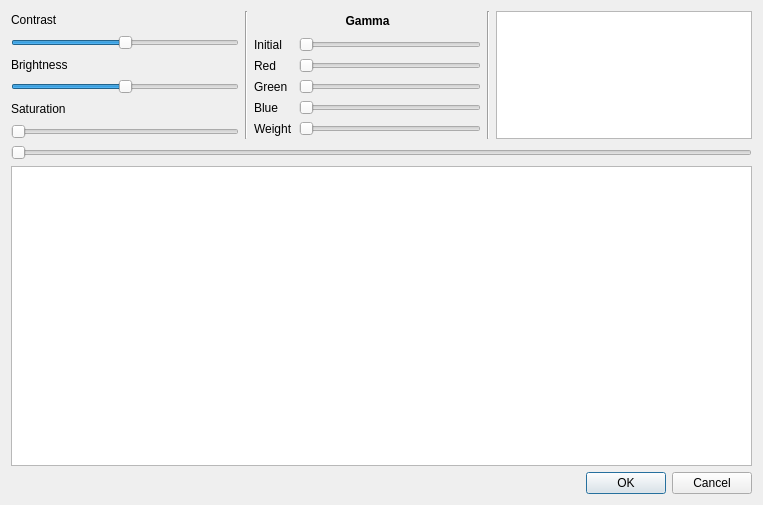
<?xml version="1.0" encoding="UTF-8"?>
<ui version="4.0">
 <class>eq2Dialog</class>
 <widget class="QDialog" name="eq2Dialog">
  <property name="geometry">
   <rect>
    <x>0</x>
    <y>0</y>
    <width>763</width>
    <height>505</height>
   </rect>
  </property>
  <property name="windowTitle">
   <string>Contrast</string>
  </property>
  <layout class="QVBoxLayout" name="verticalLayout_2">
   <item>
    <layout class="QHBoxLayout" name="horizontalLayoutPanel">
     <item>
      <layout class="QVBoxLayout" name="verticalLayoutCBS">
       <property name="spacing">
        <number>6</number>
       </property>
       <property name="leftMargin">
        <number>0</number>
       </property>
       <property name="topMargin">
        <number>0</number>
       </property>
       <property name="rightMargin">
        <number>0</number>
       </property>
       <property name="bottomMargin">
        <number>0</number>
       </property>
       <item>
        <widget class="QLabel" name="labelContrast">
         <property name="sizePolicy">
          <sizepolicy hsizetype="Preferred" vsizetype="Preferred">
           <horstretch>0</horstretch>
           <verstretch>0</verstretch>
          </sizepolicy>
         </property>
         <property name="text">
          <string>Contrast</string>
         </property>
        </widget>
       </item>
       <item>
        <widget class="ADM_SliderIndicator" name="horizontalSliderContrast">
         <property name="minimum">
          <number>-200</number>
         </property>
         <property name="maximum">
          <number>200</number>
         </property>
         <property name="orientation">
          <enum>Qt::Horizontal</enum>
         </property>
        </widget>
       </item>
       <item>
        <widget class="QLabel" name="labelBrightness">
         <property name="text">
          <string>Brightness</string>
         </property>
        </widget>
       </item>
       <item>
        <widget class="ADM_SliderIndicator" name="horizontalSliderBrightness">
         <property name="minimum">
          <number>-100</number>
         </property>
         <property name="maximum">
          <number>100</number>
         </property>
         <property name="orientation">
          <enum>Qt::Horizontal</enum>
         </property>
        </widget>
       </item>
       <item>
        <widget class="QLabel" name="labelSaturation">
         <property name="text">
          <string>Saturation</string>
         </property>
        </widget>
       </item>
       <item>
        <widget class="ADM_SliderIndicator" name="horizontalSliderSaturation">
         <property name="maximum">
          <number>300</number>
         </property>
         <property name="orientation">
          <enum>Qt::Horizontal</enum>
         </property>
         <property name="tickInterval">
          <number>1</number>
         </property>
        </widget>
       </item>
      </layout>
     </item>
     <item>
      <widget class="Line" name="line">
       <property name="orientation">
        <enum>Qt::Vertical</enum>
       </property>
      </widget>
     </item>
     <item>
      <layout class="QVBoxLayout" name="verticalLayoutGamma">
       <item>
        <widget class="QLabel" name="labelGamma">
         <property name="sizePolicy">
          <sizepolicy hsizetype="Preferred" vsizetype="Maximum">
           <horstretch>0</horstretch>
           <verstretch>0</verstretch>
          </sizepolicy>
         </property>
         <property name="text">
          <string>&lt;b&gt;Gamma&lt;/b&gt;</string>
         </property>
         <property name="textFormat">
          <enum>Qt::RichText</enum>
         </property>
         <property name="alignment">
          <set>Qt::AlignCenter</set>
         </property>
        </widget>
       </item>
       <item>
        <layout class="QGridLayout" name="centerGrid">
         <property name="leftMargin">
          <number>0</number>
         </property>
         <property name="topMargin">
          <number>0</number>
         </property>
         <property name="rightMargin">
          <number>0</number>
         </property>
         <property name="bottomMargin">
          <number>0</number>
         </property>
         <property name="spacing">
          <number>6</number>
         </property>
         <item row="3" column="1">
          <widget class="ADM_SliderIndicator" name="horizontalSliderBlue">
           <property name="sizePolicy">
            <sizepolicy hsizetype="Expanding" vsizetype="Fixed">
             <horstretch>1</horstretch>
             <verstretch>0</verstretch>
            </sizepolicy>
           </property>
           <property name="maximum">
            <number>300</number>
           </property>
           <property name="orientation">
            <enum>Qt::Horizontal</enum>
           </property>
          </widget>
         </item>
         <item row="1" column="1">
          <widget class="ADM_SliderIndicator" name="horizontalSliderRed">
           <property name="sizePolicy">
            <sizepolicy hsizetype="Expanding" vsizetype="Fixed">
             <horstretch>1</horstretch>
             <verstretch>0</verstretch>
            </sizepolicy>
           </property>
           <property name="maximum">
            <number>300</number>
           </property>
           <property name="orientation">
            <enum>Qt::Horizontal</enum>
           </property>
          </widget>
         </item>
         <item row="4" column="0">
          <widget class="QLabel" name="labelWeight">
           <property name="text">
            <string>Weight</string>
           </property>
          </widget>
         </item>
         <item row="2" column="1">
          <widget class="ADM_SliderIndicator" name="horizontalSliderGreen">
           <property name="sizePolicy">
            <sizepolicy hsizetype="Expanding" vsizetype="Fixed">
             <horstretch>1</horstretch>
             <verstretch>0</verstretch>
            </sizepolicy>
           </property>
           <property name="maximum">
            <number>300</number>
           </property>
           <property name="orientation">
            <enum>Qt::Horizontal</enum>
           </property>
          </widget>
         </item>
         <item row="3" column="0">
          <widget class="QLabel" name="labelBlue">
           <property name="text">
            <string>Blue</string>
           </property>
          </widget>
         </item>
         <item row="0" column="1">
          <widget class="ADM_SliderIndicator" name="horizontalSliderInitial">
           <property name="sizePolicy">
            <sizepolicy hsizetype="Expanding" vsizetype="Fixed">
             <horstretch>1</horstretch>
             <verstretch>0</verstretch>
            </sizepolicy>
           </property>
           <property name="maximum">
            <number>300</number>
           </property>
           <property name="orientation">
            <enum>Qt::Horizontal</enum>
           </property>
          </widget>
         </item>
         <item row="4" column="1">
          <widget class="ADM_SliderIndicator" name="horizontalSliderWeight">
           <property name="sizePolicy">
            <sizepolicy hsizetype="Expanding" vsizetype="Fixed">
             <horstretch>1</horstretch>
             <verstretch>0</verstretch>
            </sizepolicy>
           </property>
           <property name="maximum">
            <number>300</number>
           </property>
           <property name="orientation">
            <enum>Qt::Horizontal</enum>
           </property>
          </widget>
         </item>
         <item row="1" column="0">
          <widget class="QLabel" name="labelRed">
           <property name="text">
            <string>Red</string>
           </property>
          </widget>
         </item>
         <item row="0" column="0">
          <widget class="QLabel" name="labelInitial">
           <property name="text">
            <string>Initial</string>
           </property>
          </widget>
         </item>
         <item row="2" column="0">
          <widget class="QLabel" name="labelGreen">
           <property name="text">
            <string>Green</string>
           </property>
          </widget>
         </item>
        </layout>
       </item>
      </layout>
     </item>
     <item>
      <widget class="Line" name="line_2">
       <property name="orientation">
        <enum>Qt::Vertical</enum>
       </property>
      </widget>
     </item>
     <item>
      <widget class="QGraphicsView" name="graphicsViewHistogram">
       <property name="sizePolicy">
        <sizepolicy hsizetype="Fixed" vsizetype="Fixed">
         <horstretch>0</horstretch>
         <verstretch>0</verstretch>
        </sizepolicy>
       </property>
       <property name="minimumSize">
        <size>
         <width>256</width>
         <height>128</height>
        </size>
       </property>
       <property name="maximumSize">
        <size>
         <width>256</width>
         <height>128</height>
        </size>
       </property>
       <property name="focusPolicy">
        <enum>Qt::NoFocus</enum>
       </property>
       <property name="verticalScrollBarPolicy">
        <enum>Qt::ScrollBarAlwaysOff</enum>
       </property>
       <property name="horizontalScrollBarPolicy">
        <enum>Qt::ScrollBarAlwaysOff</enum>
       </property>
      </widget>
     </item>
    </layout>
   </item>
   <item>
    <layout class="QHBoxLayout" name="toolboxLayout"/>
   </item>
   <item>
    <widget class="ADM_flyNavSlider" name="horizontalSlider">
     <property name="orientation">
      <enum>Qt::Horizontal</enum>
     </property>
    </widget>
   </item>
   <item>
    <widget class="QGraphicsView" name="graphicsView">
     <property name="focusPolicy">
      <enum>Qt::NoFocus</enum>
     </property>
    </widget>
   </item>
   <item>
    <widget class="QDialogButtonBox" name="buttonBox">
     <property name="orientation">
      <enum>Qt::Horizontal</enum>
     </property>
     <property name="standardButtons">
      <set>QDialogButtonBox::Cancel|QDialogButtonBox::Ok</set>
     </property>
    </widget>
   </item>
  </layout>
 </widget>
 <customwidgets>
  <customwidget>
   <class>ADM_flyNavSlider</class>
   <extends>ADM_QSlider</extends>
   <header>ADM_toolkitQt.h</header>
  </customwidget>
  <customwidget>
   <class>ADM_QSlider</class>
   <extends>QSlider</extends>
   <header>ADM_toolkitQt.h</header>
  </customwidget>
  <customwidget>
   <class>ADM_SliderIndicator</class>
   <extends>QSlider</extends>
   <header>ADM_toolkitQt.h</header>
  </customwidget>
 </customwidgets>
 <resources/>
 <connections>
  <connection>
   <sender>buttonBox</sender>
   <signal>accepted()</signal>
   <receiver>eq2Dialog</receiver>
   <slot>accept()</slot>
   <hints>
    <hint type="sourcelabel">
     <x>248</x>
     <y>254</y>
    </hint>
    <hint type="destinationlabel">
     <x>157</x>
     <y>274</y>
    </hint>
   </hints>
  </connection>
  <connection>
   <sender>buttonBox</sender>
   <signal>rejected()</signal>
   <receiver>eq2Dialog</receiver>
   <slot>reject()</slot>
   <hints>
    <hint type="sourcelabel">
     <x>316</x>
     <y>260</y>
    </hint>
    <hint type="destinationlabel">
     <x>286</x>
     <y>274</y>
    </hint>
   </hints>
  </connection>
 </connections>
</ui>
